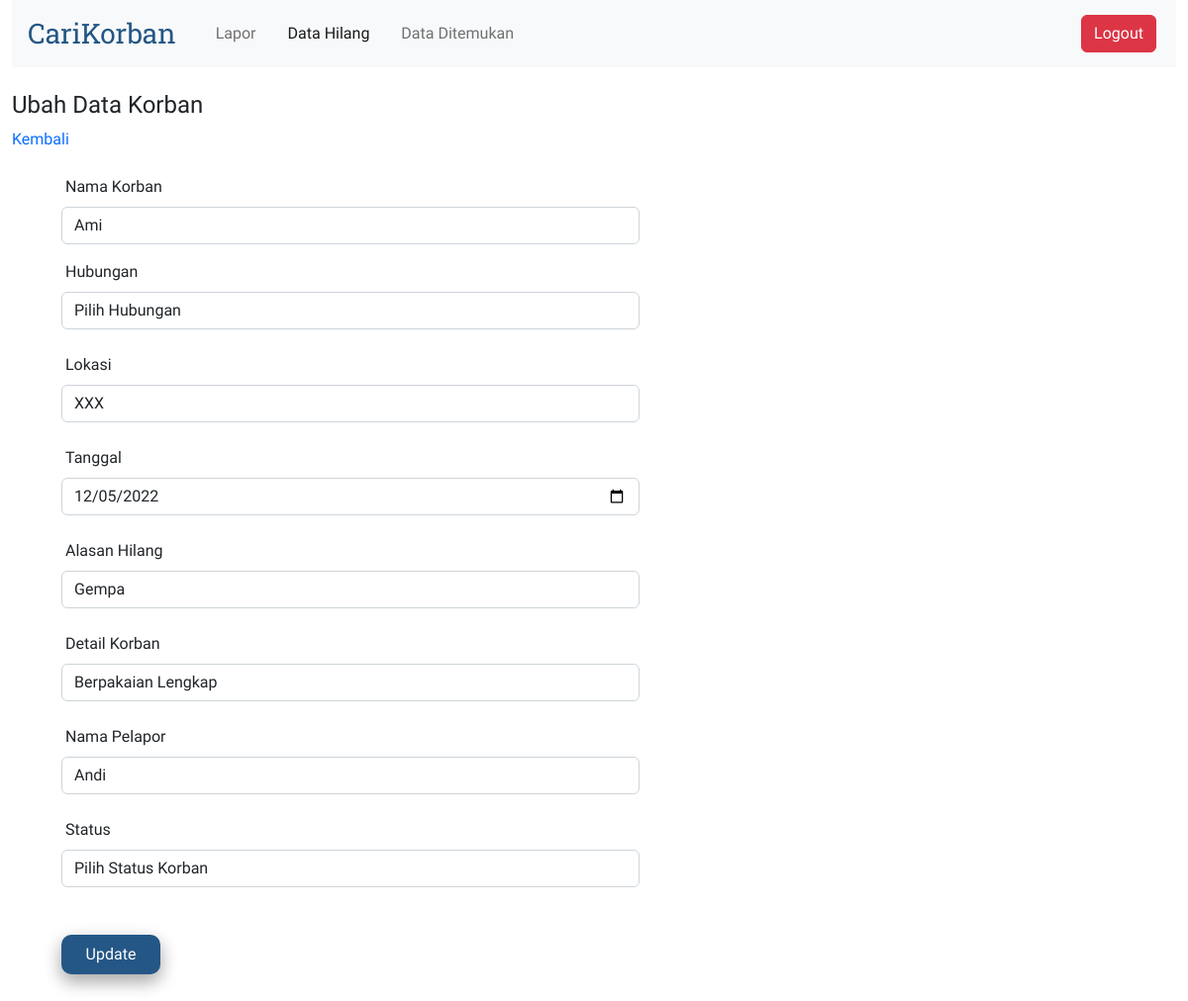
/views/edit.php?idx=4, run on the app's committed database.
### tables this page shows
CREATE TABLE `korban` (
  `idx` int(11) NOT NULL,
  `nama_korban` varchar(30) NOT NULL,
  `hubungan` varchar(10) NOT NULL,
  `lokasi` varchar(20) NOT NULL,
  `tanggal` varchar(30) NOT NULL,
  `alasan_hilang` varchar(30) NOT NULL,
  `detail` varchar(255) NOT NULL,
  `nama_pelapor` varchar(30) NOT NULL,
  `telepon` varchar(30) NOT NULL,
  `email` varchar(30) NOT NULL,
  `status` varchar(30) NOT NULL
);

### connection.php (called while the page is built)
<?php
abstract class Connection{
    protected function get_connection(){
        $host = "localhost";
        $database = "carikorban";
        $username = "root";
        $password = "";
        $connect = new mysqli($host, $username, $password, $database);
        return $connect;
    }
}

### models/korban.php (called while the page is built, shortened)
<?php
include '..\connection.php';
class Korban extends Connection
{
    protected $conn;
    public function __construct()
    {
        $this->conn = $this->get_connection();
    }
    public function edit($idx)
    {
        $sql = "SELECT * FROM korban WHERE idx = '$idx'";
        $bind = $this->conn->query($sql);
        while ($obj = $bind->fetch_object()) {
            $baris = $obj;
        }
        return $baris;
    }
}

### views/edit.php (the view, shortened to what this page needs)
<?php
$idx = $_GET['idx'];
include '..\models\korban.php';
$model = new Korban();
$data = $model->edit($idx);
?>
<!doctype html>
<html lang="en">
<head>
    <link href="https://cdn.jsdelivr.net/npm/bootstrap@5.2.3/dist/css/bootstrap.min.css" rel="stylesheet">
</head>
<body>
    <nav class="navbar navbar-expand-lg bg-light">
        <div class="container-fluid">
            <a class="navbar-brand logo" href="#">CariKorban</a>
            <div class="collapse navbar-collapse" id="navbarCollapse">
                <ul class="navbar-nav me-auto mb-2 mb-lg-0">
                    <li class="nav-item">
                        <a class="nav-link" aria-current="page" href="lapor.php">Lapor</a>
                    </li>
                    <li class="nav-item">
                        <a class="nav-link active" href="datahilang.php">Data Hilang</a>
                    </li>
                    <li class="nav-item">
                        <a class="nav-link" href="dataditemukan.php">Data Ditemukan</a>
                    </li>
                </ul>
                <a href="logout.php"><button type="button" class="d-flex btn btn-danger my-2 my-sm-0">Logout</button></a>
            </div>
        </div>
    </nav>
    <br>
    <h4>Ubah Data Korban</h4>
    <a href="datahilang.php">Kembali</a>
    <br><br>
    <form action="..\models\process.php" method="post">
        <div class="mb-3">
            <label class="form-label">Nama Korban</label>
            <br>
            <input class="form-control" type="text" name="nama_korban" value="<?= $data->nama_korban ?>">
        </div>
        <div>
            <label class="form-label">Hubungan</label>
            <br>
            <select class="form-control" name="hubungan" value="<?= $data->hubungan ?>" id="hubungan" required>
                <option value="">Pilih Hubungan</option>
            </select>
            <br>
        </div>
        <div>
            <label class="form-label">Lokasi</label>
            <br>
            <input class="form-control"type="text" name="lokasi" value="<?= $data->lokasi ?>">
            <br>
        </div>
        <div>
            <label class="form-label">Tanggal</label>
            <br>
            <input class="form-control" type="date" name="tanggal" value="<?= $data->tanggal ?>">
            <br>
        </div>
        <div>
            <label class="form-label">Alasan Hilang</label>
            <br>
            <input class="form-control" type="text" name="alasan_hilang" value="<?= $data->alasan_hilang ?>">
            <br>
        </div>
        <div>
            <label class="form-label">Detail Korban</label>
            <br>
            <input class="form-control" type="text" name="detail" value="<?= $data->detail ?>">
            <br>
        </div>
        <div>
            <label class="form-label">Nama Pelapor</label>
            <br>
            <input class="form-control" type="text" name="nama_pelapor" value="<?= $data->nama_pelapor ?>">
            <br>
        </div>
        <div>
            <label class="form-label"for="status">Status</label>
            <br>
            <select class="form-control" name="status" id="status" required>
                <option value="">Pilih Status Korban</option>
            </select>
            <br>
            <br>
        <button type="submit" name="submit_edit" class="btn btn-submit">Update</button>
        <br>
        <br>
        <br>
    </form>
</body>
</html>

### views/edit.php (style rules this page uses)
*, html, body { margin: 0 4px; padding: 0; }
body { font-family: 'Readex Pro'; }
a { text-decoration: none; }
form { margin: 0 50px; width: 50%; }
.logo { font-family: 'Roboto Slab'; font-size: 28px; color: #245786; }
.btn-submit { background-color: #245786; color: white; border-radius: 10px; border: none; color: #FFFFFF; text-align: center; font-size: 16px; padding: 8px; width: 100px; box-shadow: 0 8px 16px 0 rgba(0,0,0,0.2), 0 6px 20px 0 rgba(0,0,0,0.19); }

### data on the page
korban: nama_korban "Ami", lokasi "XXX", tanggal "12/05/2022", alasan_hilang "Gempa", detail "Berpakaian Lengkap", nama_pelapor "Andi"
